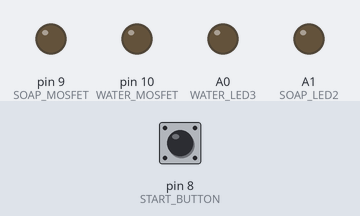
This sketch was run on a simulated Arduino Uno, built with avr-gcc and run on an emulated ATmega328P. On the bench: output pins drawn as LEDs (lit = HIGH). Inputs (shaded band) come from the test bench; at power-on: pin 8 (START_BUTTON) LOW.

Above: at 1.8 s.
1.9 s: pin 8 (START_BUTTON) pulled HIGH for 0.15 s
At 3.3 s:
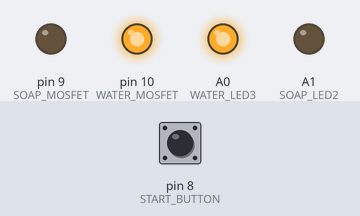
At 8.3 s:
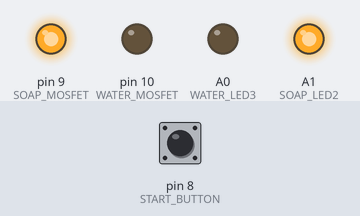
Timing chart, 0 to 18.4 s (numbered marks = the images above; inputs shaded):
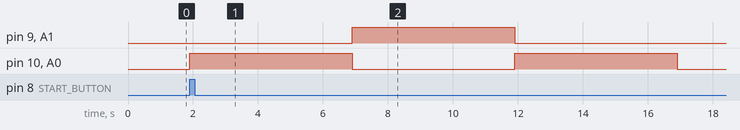

Measured:
- after the input at 1.9 s, pin 9 (SOAP_MOSFET), A1 (SOAP_LED2): LOW → HIGH after 5.0 s, → LOW 5.0 s later; pin 10 (WATER_MOSFET), A0 (WATER_LED3): alternates HIGH for 5.0 s and LOW for 5.0 s, starting at once

The sketch:

test_code.ino
```cpp
#include <Wire.h>
#include <LiquidCrystal_I2C.h>

#define LOAD_CELL_DT 2
#define LOAD_CELL_SCK 3

#define H_EFFECT_D 5
#define H_EFFECT_A A2

#define DEBUG_BUTTON 7
#define START_BUTTON 8

#define SOAP_MOSFET 9
#define WATER_MOSFET 10

#define WATER_LED3 A0
#define SOAP_LED2 A1

#define WATER_FLOW_SENSOR A3


#define I2C_SDA A4
#define I2C_SCL A5

bool debug_flag = 0;

double flowRate = 0;
volatile int flowCounter = 0; // FIX: Must be volatile since it's modified in an ISR

double flowRateCoefficient = 2.25 * 60 * (1.0/1000.0); // FIX: Use 1.0/1000.0 for double division, not int


unsigned long prevMillis = 0;
unsigned long currentMillis = 0;

int hallEffectState = 0;
double hallEffectAnalog = 0;

double hallEffectThreshold = 200;

int debugBtnState = 0;
int startBtnState = 0;

bool cleaningFlag = 0;
unsigned long cleaningStartMillis;

unsigned long firstRinseTime = 5000;
unsigned long soapCleanTime = 5000;
unsigned long secondRinseTime = 5000;


double waterPerCycle = 0.1;
double powerDrawPerCycle = 0.1;

void flowSensorISR() {           // fixed: was missing entirely
    flowCounter++;
}

void prints(String desc, double value) {
    if (debug_flag) {
        Serial.print(desc);
        Serial.println(value);
    }
}

void setup() {
    if (debug_flag) {
        Serial.begin(9600);      // fixed: moved to top
        Serial.println("Ready!");
    }

    Wire.begin();                // fixed: missing ;

    pinMode(LOAD_CELL_DT,  INPUT);
    pinMode(LOAD_CELL_SCK, INPUT);

    pinMode(H_EFFECT_D, INPUT);
    pinMode(H_EFFECT_A, INPUT);

    pinMode(DEBUG_BUTTON, INPUT);
    pinMode(START_BUTTON, INPUT);

    pinMode(WATER_FLOW_SENSOR, INPUT);
    attachInterrupt(digitalPinToInterrupt(WATER_FLOW_SENSOR), flowSensorISR, RISING); // fixed

    pinMode(SOAP_MOSFET,  OUTPUT);
    pinMode(WATER_MOSFET, OUTPUT);

    pinMode(WATER_LED3, OUTPUT);
    pinMode(SOAP_LED2,  OUTPUT);

    delay(100);
    delay(500);
}

void loop() {
    if (digitalRead(START_BUTTON)) {


      digitalWrite(WATER_LED3,  HIGH);

      digitalWrite(WATER_MOSFET, HIGH);

      delay(firstRinseTime);

      digitalWrite(WATER_LED3,  LOW);
      digitalWrite(SOAP_LED2,  HIGH);

      digitalWrite(SOAP_MOSFET, HIGH);
      digitalWrite(WATER_MOSFET, LOW);

      delay(soapCleanTime);

      digitalWrite(WATER_LED3,  HIGH);
      digitalWrite(SOAP_LED2,  LOW);


      digitalWrite(WATER_MOSFET, HIGH);
      digitalWrite(SOAP_MOSFET, LOW);

      delay(secondRinseTime);

    } else {
        digitalWrite(SOAP_LED2,   LOW);
        digitalWrite(WATER_LED3,  LOW);
        digitalWrite(SOAP_MOSFET, LOW);
        digitalWrite(WATER_MOSFET, LOW);
    }

}
```
